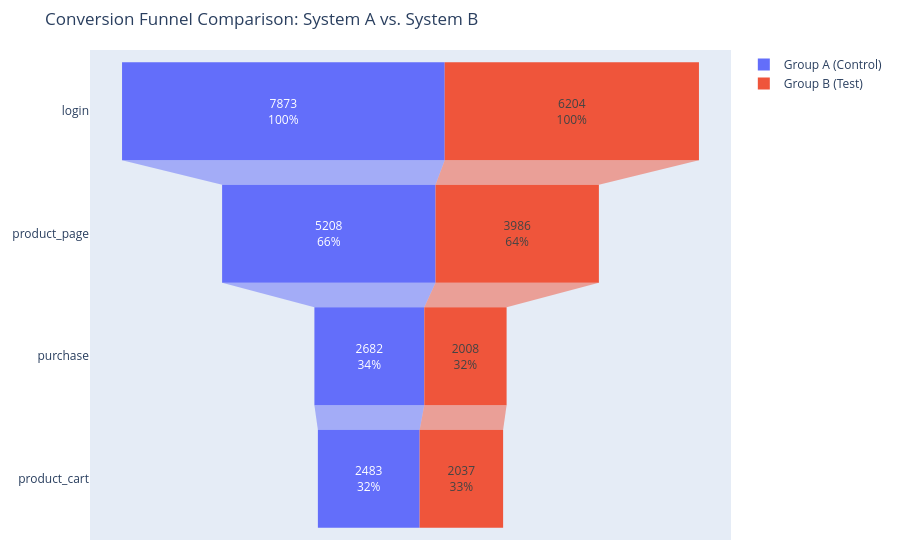

Write notebook code for a chart like this one.
### Code cell
# 1. Filter data by groups (A and B)
group_a_data = df_complete_sub[df_complete_sub['group'] == 'A']
group_b_data = df_complete_sub[df_complete_sub['group'] == 'B']

# 2. Calculate unique users per event for Group A
funnel_a = group_a_data.groupby('event_name')['user_id'].nunique().reset_index()
funnel_a = funnel_a.sort_values(by='user_id', ascending=False)

# 3. Calculate unique users per event for Group B
funnel_b = group_b_data.groupby('event_name')['user_id'].nunique().reset_index()
funnel_b = funnel_b.set_index('event_name').reindex(funnel_a['event_name']).reset_index()

# 4. Create the Visualization
fig = go.Figure()

fig.add_trace(go.Funnel(
    name = 'Group A (Control)',
    y = funnel_a['event_name'],
    x = funnel_a['user_id'],
    textinfo = "value+percent initial",
    marker = {"color": "#636EFA"}
))

fig.add_trace(go.Funnel(
    name = 'Group B (Test)',
    y = funnel_b['event_name'],
    x = funnel_b['user_id'],
    textinfo = "value+percent initial",
    marker = {"color": "#EF553B"}
))

fig.update_layout(
    title='Conversion Funnel Comparison: System A vs. System B',
    margin=dict(l=20, r=20, t=50, b=20) # FIXED: changed 'design_margin' to 'margin'
)

fig.show()

### Figure 1 — Plotly figure (JSON) as saved in the notebook; plotly's stock layout.template omitted (floating-point values rounded to 4 significant figures)
{"data": [{"marker": {"color": "#636EFA"}, "name": "Group A (Control)", "textinfo": "value+percent initial", "type": "funnel", "x": [7873, 5208, 2682, 2483], "y": ["login", "product_page", "purchase", "product_cart"]}, {"marker": {"color": "#EF553B"}, "name": "Group B (Test)", "textinfo": "value+percent initial", "type": "funnel", "x": [6204, 3986, 2008, 2037], "y": ["login", "product_page", "purchase", "product_cart"]}], "layout": {"margin": {"b": 20, "l": 20, "r": 20, "t": 50}, "title": {"text": "Conversion Funnel Comparison: System A vs. System B"}}}
